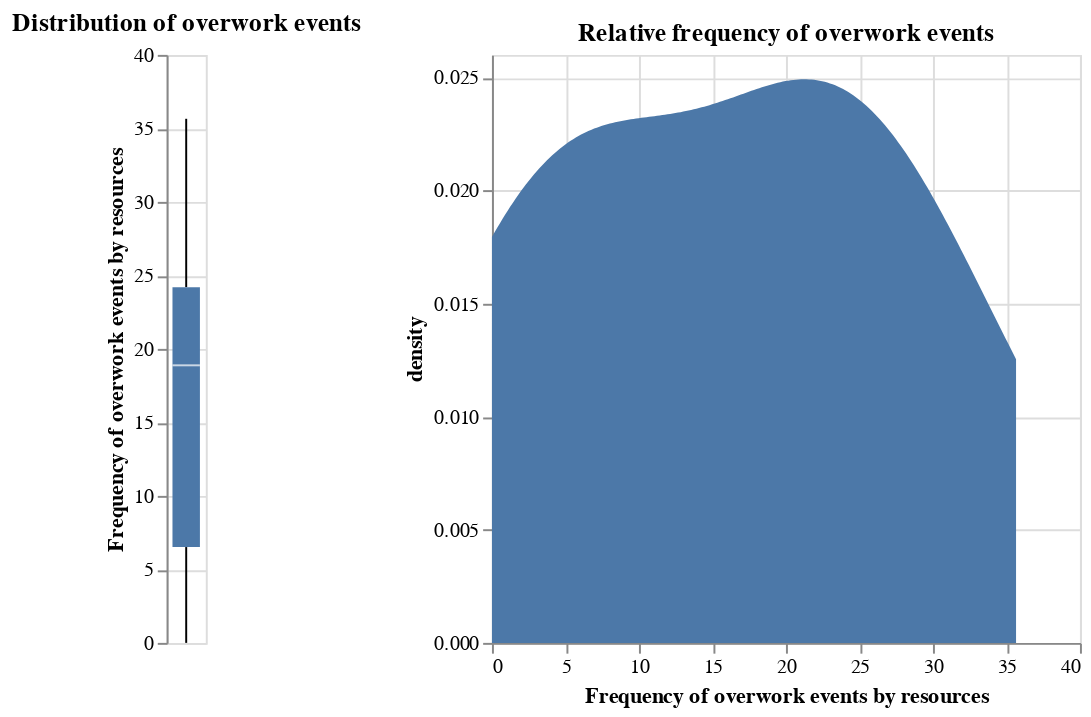

The notebook cell saved with this chart:
### Code cell
alt.hconcat(
    alt.Chart(
        data=df_gb_events, 
        title='Distribution of overwork events'
    ).mark_boxplot().encode(
        y=alt.Y('freq_ow_events:Q')
            .title('Frequency of overwork events by resources')
    ),
    alt.Chart(
        data=df_gb_events,
        title='Relative frequency of overwork events'
    ).transform_density(
        'freq_ow_events',
        as_=['freq_ow_events', 'density']
    ).mark_area().encode(
        x=alt.X('freq_ow_events:Q')
            .title('Frequency of overwork events by resources'),
        y='density:Q'
    )
)

### Figure 1 — Vega-Lite specification as saved in the notebook (floating-point values rounded to 4 significant figures)
{"config": {"view": {"continuousWidth": 300, "continuousHeight": 300}}, "hconcat": [{"mark": {"type": "boxplot"}, "encoding": {"y": {"field": "freq_ow_events", "title": "Frequency of overwork events by resources", "type": "quantitative"}}, "title": "Distribution of overwork events"}, {"mark": {"type": "area"}, "encoding": {"x": {"field": "freq_ow_events", "title": "Frequency of overwork events by resources", "type": "quantitative"}, "y": {"field": "density", "type": "quantitative"}}, "title": "Relative frequency of overwork events", "transform": [{"density": "freq_ow_events", "as": ["freq_ow_events", "density"]}]}], "data": {"name": "data-b2cc935b1ff12e3b85c1c89f6d371c14"}, "$schema": "https://vega.github.io/schema/vega-lite/v5.16.3.json", "datasets": {"data-b2cc935b1ff12e3b85c1c89f6d371c14": [{"resource": "010-24-01", "num_ow_events": 123, "num_events": 345, "freq_ow_events": 35.65}, {"resource": "010-24-02", "num_ow_events": 27, "num_events": 143, "freq_ow_events": 18.88}, {"resource": "010-24-03", "num_ow_events": 0, "num_events": 1, "freq_ow_events": 0.0}, {"resource": "010-24-04", "num_ow_events": 12, "num_events": 110, "freq_ow_events": 10.91}, {"resource": "010-24-11", "num_ow_events": 3, "num_events": 14, "freq_ow_events": 21.43}, {"resource": "010-24-12", "num_ow_events": 3, "num_events": 43, "freq_ow_events": 6.977}, {"resource": "010-24-13", "num_ow_events": 4, "num_events": 66, "freq_ow_events": 6.061}, {"resource": "010-24-16", "num_ow_events": 0, "num_events": 1, "freq_ow_events": 0.0}, {"resource": "010-24-17", "num_ow_events": 36, "num_events": 157, "freq_ow_events": 22.93}, {"resource": "010-24-23", "num_ow_events": 60, "num_events": 206, "freq_ow_events": 29.13}, {"resource": "010-24-26", "num_ow_events": 136, "num_events": 534, "freq_ow_events": 25.47}]}}
